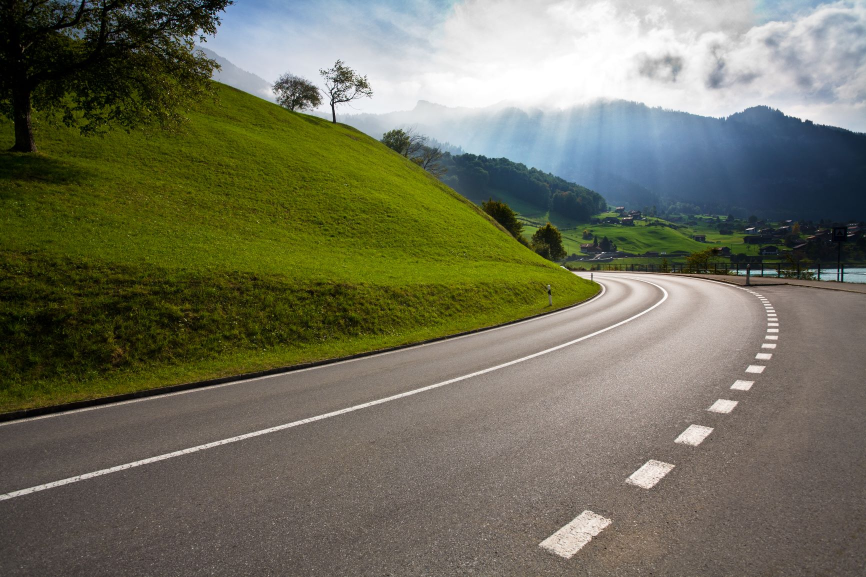
#> input picture road_image.jpg, 1732 x 1154 px (shown at 1/2 size)
$ jupyter execute 'Road Lane Line Detection System.ipynb'   (shell and % lines are left out)
#> lines starting #> are read from the running program, lines starting #| are printed output that depends on the picture; after the words box and inside, x2 and y2 are one past the last pixel; in counts of white or black regions, pixels touching at a corner belong together
[cell 1]
import cv2
import numpy as np
import matplotlib.pyplot as plt

# Load image
image_path = 'road_image.jpg'  # Replace with your image path
image = cv2.imread(image_path)
#> image is the input picture: shape (1154, 1732, 3); mean B, G, R 92.5, 111.7, 111.3
image = cv2.cvtColor(image, cv2.COLOR_BGR2RGB)  # Convert to RGB (OpenCV uses BGR by default)

# Convert to grayscale
gray = cv2.cvtColor(image, cv2.COLOR_RGB2GRAY)
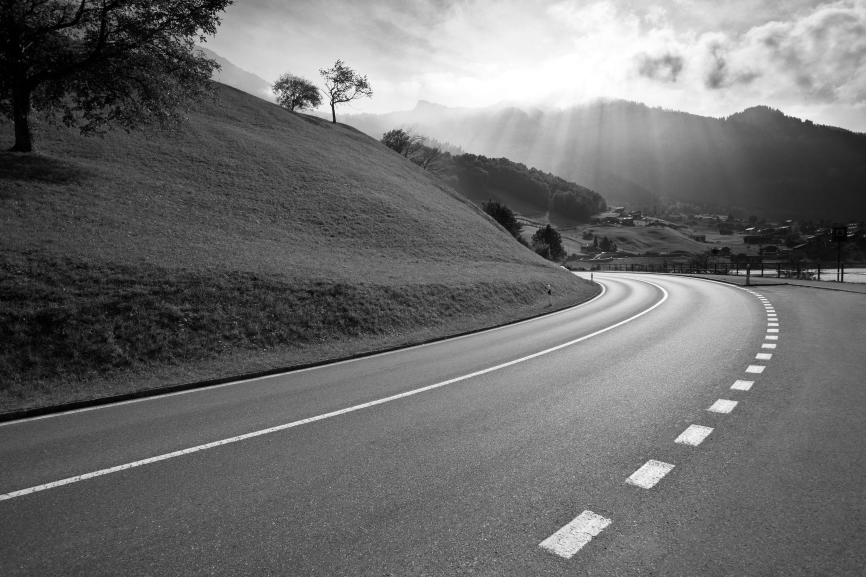
#> gray: shape (1154, 1732) (shown at 1/2 size); min 0, max 255, mean 109.4

# Apply Gaussian blur
kernel_size = 5
blur_gray = cv2.GaussianBlur(gray, (kernel_size, kernel_size), 0)

# Display the original and processed image
plt.figure(figsize=(12, 6))
plt.subplot(121)
plt.imshow(image)
plt.title('Original Image')

plt.subplot(122)
plt.imshow(blur_gray, cmap='gray')
plt.title('Processed Image (Grayscale)')
plt.show()
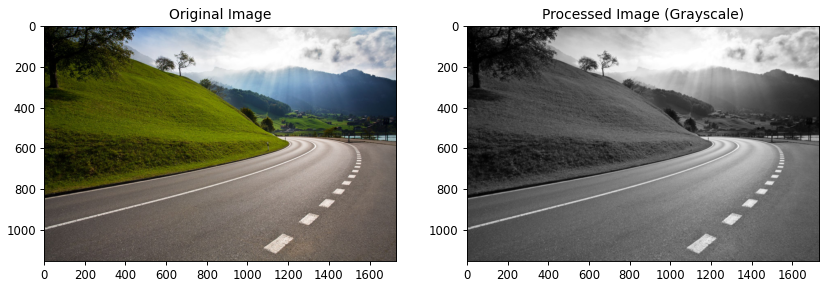
#> figure drawn by matplotlib, 2 panels

# Define parameters for Canny edge detection
low_threshold = 50
high_threshold = 150
edges = cv2.Canny(blur_gray, low_threshold, high_threshold)
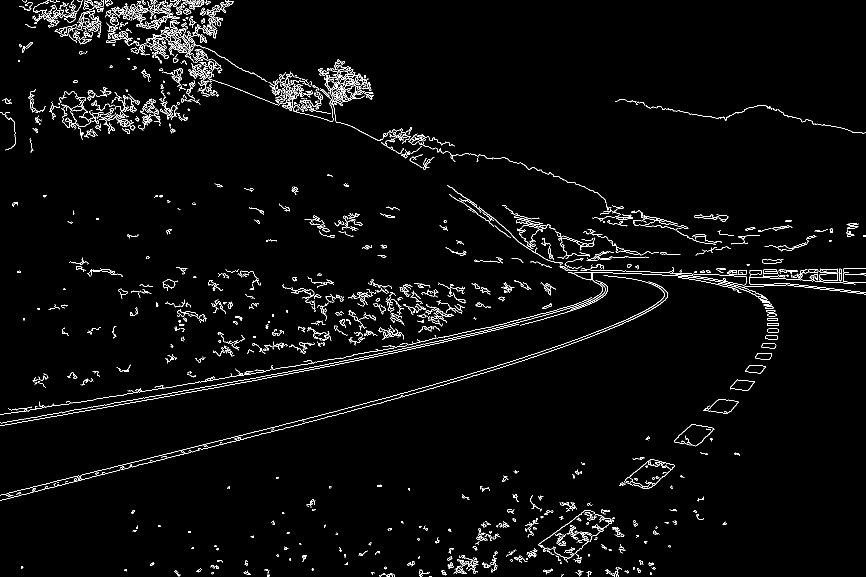
#> edges: shape (1154, 1732) (shown at 1/2 size); 2.7% white in thin lines or dots

# Display the edge-detected image
plt.figure(figsize=(8, 6))
plt.imshow(edges, cmap='Greys_r')
plt.title('Edge-detected Image')
plt.show()

# Define a region of interest polygon (triangle for simplicity)
mask = np.zeros_like(edges)
ignore_mask_color = 255

# Define vertices of the triangular ROI
imshape = image.shape
#> imshape = (1154, 1732, 3)
vertices = np.array([[(1000000, imshape[0]), (imshape[1] // 2, imshape[0] // 2 + 50), (imshape[1] - 100, imshape[0])]], dtype=np.int32)
cv2.fillPoly(mask, vertices, ignore_mask_color)
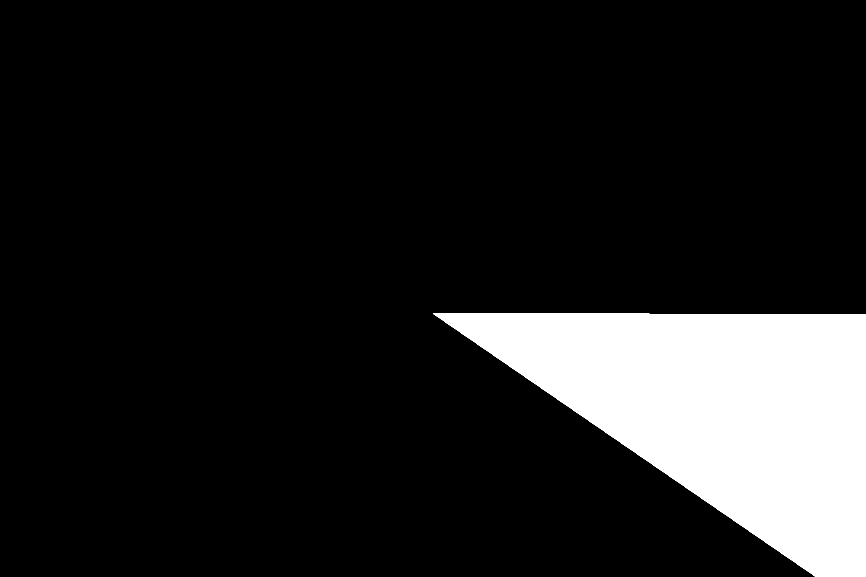
#> mask: shape (1154, 1732) (shown at 1/2 size); 12.7% white; 1 white region, box (x1, y1, x2, y2) and area: (866, 627, 1732, 1154) 254491
masked_edges = cv2.bitwise_and(edges, mask)
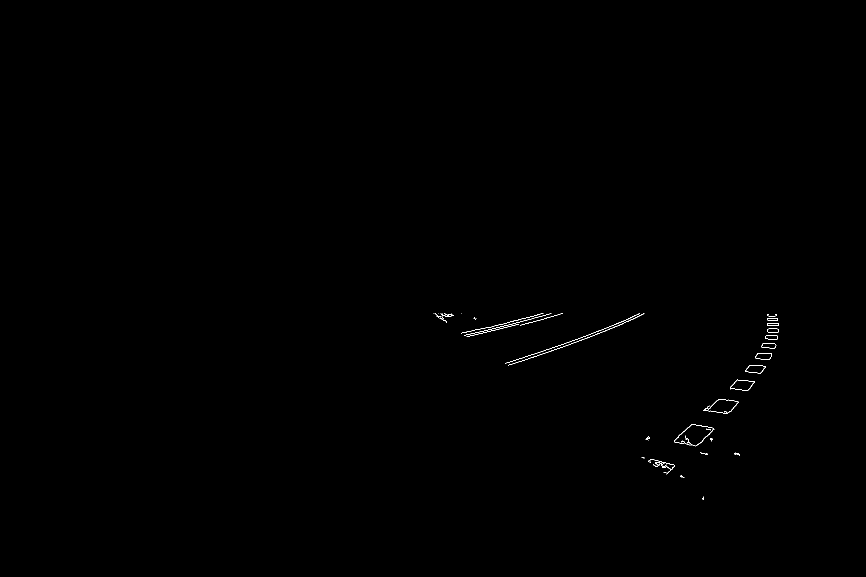
#> masked_edges: shape (1154, 1732) (shown at 1/2 size); 0.14% white in thin lines or dots, all inside (x1, y1, x2, y2) = (867, 627, 1558, 999)

# Display the masked edges
plt.figure(figsize=(8, 6))
plt.imshow(masked_edges, cmap='Greys_r')
plt.title('Masked Edges (Region of Interest)')
plt.show()

# Define Hough transform parameters
rho = 1  # distance resolution in pixels of the Hough grid
theta = np.pi/180  # angular resolution in radians of the Hough grid
threshold = 15  # minimum number of votes (intersections in Hough grid cell)
min_line_length = 40  # minimum number of pixels making up a line
max_line_gap = 20  # maximum gap in pixels between connectable line segments

# Run Hough transform on edge-detected image
lines = cv2.HoughLinesP(masked_edges, rho, theta, threshold, np.array([]),
                        min_line_length, max_line_gap)
#> lines = 51 rows, first 6: [939, 663, 1086, 627], [1019, 724, 1184, 667], [1030, 726, 1152, 684], [982, 661, 1037, 648], [1040, 650, 1125, 627], [1220, 653, 1277, 627]

# Create a blank image to draw lines on
line_image = np.zeros((masked_edges.shape[0], masked_edges.shape[1], 3), dtype=np.uint8)

# Iterate over detected lines and draw them on the blank image
for line in lines:
    for x1, y1, x2, y2 in line:
        cv2.line(line_image, (x1, y1), (x2, y2), (255, 0, 0), 5)
#> this loop made 51 passes
#> line on passes 1 to 12: [[939, 663, 1086, 627]], [[1019, 724, 1184, 667]], [[1030, 726, 1152, 684]], [[982, 661, 1037, 648]], [[1040, 650, 1125, 627]], [[1220, 653, 1277, 627]], [[1490, 742, 1556, 663]], [[1461, 773, 1517, 717]], [[1020, 649, 1100, 627]], [[1460, 777, 1551, 692]], [[1160, 681, 1266, 638]], [[1492, 780, 1530, 735]]

# Overlay lines image on original image
lines_edges = cv2.addWeighted(image, 0.8, line_image, 1, 0)
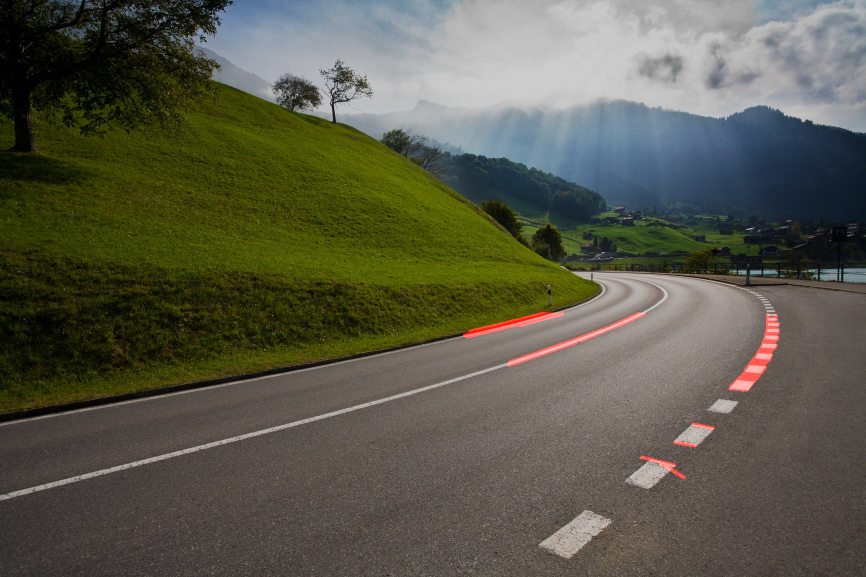
#> lines_edges: shape (1154, 1732, 3) (shown at 1/2 size); mean R, G, B 89.8, 89.3, 74

# Display the final image with detected lanes
plt.figure(figsize=(12, 6))
plt.imshow(lines_edges)
plt.title('Lane Lines Detected')
plt.show()
